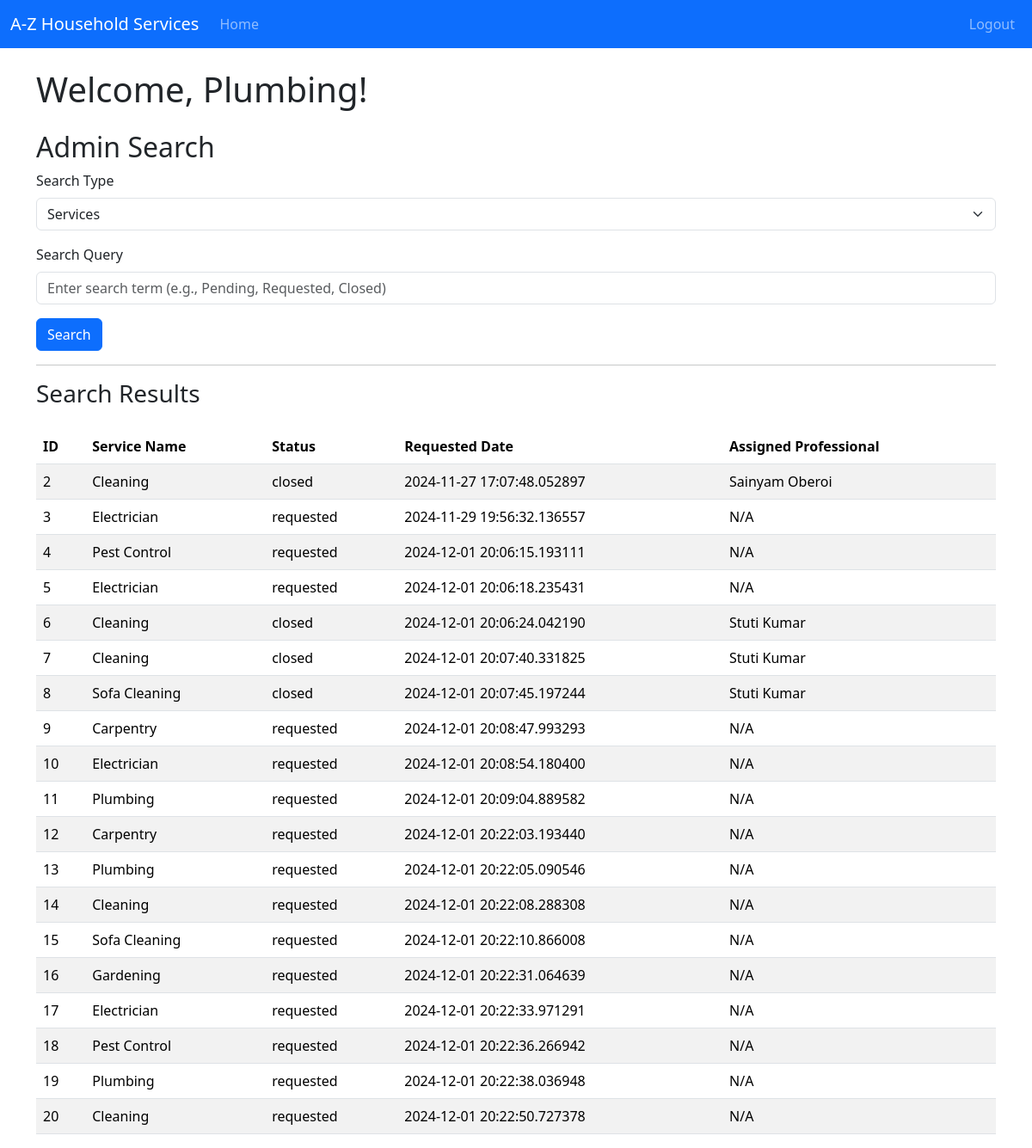
Page /admin/search/Plumbing (signed in) on the committed database.
### backend/models.py (models this page shows)
class Service(db.Model):
    __tablename__ = 'service'
    id = db.Column(db.Integer, primary_key=True)
    name = db.Column(db.String(100), nullable=False)
    price = db.Column(db.Float, nullable=False)
    duration = db.Column(db.Integer, nullable=False)  # in minutes
    description = db.Column(db.Text, nullable=False)
    service_requests = db.relationship('ServiceRequest', cascade="all,delete", backref='service', lazy='dynamic')

class ServiceRequest(db.Model):
    __tablename__ = 'service_requests'
    id = db.Column(db.Integer, primary_key=True)
    user_id = db.Column(db.Integer, db.ForeignKey('user.id'), nullable=False)
    professional_id = db.Column(db.Integer, db.ForeignKey('professional.id'), nullable=True)
    service_id = db.Column(db.Integer, db.ForeignKey('service.id'), nullable=False)
    date_of_request = db.Column(db.DateTime, nullable=False)
    date_of_completion = db.Column(db.DateTime)
    service_status = db.Column(db.String(20), nullable=False)  # 'requested', 'pending' , 'closed',
    rating = db.Column(db.Integer)  # out of 5
    remarks = db.Column(db.Text)

class Professional(db.Model):
    __tablename__ = 'professional'
    id = db.Column(db.Integer, primary_key=True)
    email = db.Column(db.String(120), unique=True, nullable=False)
    password = db.Column(db.String(120), nullable=False)
    role = db.Column(db.Integer, default=2)   #1 for customer, 2 for professional, 3 for admin
    full_name = db.Column(db.String(100), nullable=False)
    service_name = db.Column(db.String(100), nullable=False)
    experience = db.Column(db.Integer, nullable=False)
    uploaded_documents = db.Column(db.String(255))  # Stores file path or URL
    address = db.Column(db.String(255), nullable=False)
    pincode = db.Column(db.Integer, nullable=False)
    status = db.Column(db.String(10), nullable=False, default='pending') # for approval of admin
    service_requests = db.relationship('ServiceRequest',cascade="all,delete", backref='professional', lazy='dynamic') #relationship: professionals can access its service requests

### backend/controllers.py (the view, shortened to what this page needs)
@app.route('/admin/search/<name>', methods=['GET'])
def admin_search(name):
    search_type = request.args.get('search_type', 'services')  # 'services'by default |  these are the search parameters eg: ?search_type=services&query=
    query_term = request.args.get('query', '').strip()  #  empty string by default
    results = []  # Initialising
    if search_type == 'services':
        service_query = ServiceRequest.query.join(Service)   # ServiceRequest inner join with Service
        if query_term.lower() in ['pending', 'requested', 'closed']:  # filter by service status | .lower converts into lowercase
            service_query = service_query.filter(ServiceRequest.service_status.ilike(query_term))   #ilike is case insensitive while like is case sensitive
        elif query_term:  # filter by service name
            service_query = service_query.filter(Service.name.ilike(f'%{query_term}%'))
        results = service_query.all()    #returns all services if no search query is given
    return render_template('admin_search.html', name=name, search_type=search_type, query=query_term, results=results)   #results are passed as parameters

### templates/admin_search.html (shortened to what this page needs)
{% extends "base_dashboard.html" %}
{% block dashboard_content %}
<h1 class="mb-4">Welcome, {{ name }}!</h1>
<h2>Admin Search</h2>
<form action="{{ url_for('admin_search', name=name) }}" method="GET">
    <div class="mb-3">
        <label for="searchType" class="form-label">Search Type</label>
        <select id="searchType" name="search_type" class="form-select">
            <option value="services" {% if search_type == 'services' %}selected{% endif %}>Services</option>
        </select>
    </div>
    <div class="mb-3">
        <label for="searchQuery" class="form-label">Search Query</label>
        <input type="text" class="form-control" id="searchQuery" name="query" placeholder="Enter search term (e.g., Pending, Requested, Closed)" value="{{ query }}">
    </div>
    <button type="submit" class="btn btn-primary">Search</button>
</form>
<hr>
<h3>Search Results</h3>
{% if results %}
    <table class="table table-striped mt-4">
        <thead>
            <tr>
                {% if search_type == 'services' %}
                <th>ID</th>
                <th>Service Name</th>
                <th>Status</th>
                <th>Requested Date</th>
                <th>Assigned Professional</th>
                {% elif search_type == 'customers' %}
                <th>ID</th>
                <th>Full Name</th>
                <th>Email</th>
                <th>Address</th>
                {% elif search_type == 'professionals' %}
                <th>ID</th>
                <th>Name</th>
                <th>Service</th>
                <th>Experience</th>
                {% endif %}
            </tr>
        </thead>
        <tbody>
            {% for result in results %}
            <tr>
                {% if search_type == 'services' %}
                <td>{{ result.id }}</td>
                <td>{{ result.service.name }}</td>
                <td>{{ result.service_status }}</td>
                <td>{{ result.date_of_request }}</td>
                <td>{{ result.professional.full_name if result.professional else 'N/A' }}</td>
                {% elif search_type == 'customers' %}
                <td>{{ result.id }}</td>
                <td>{{ result.full_name }}</td>
                <td>{{ result.email }}</td>
                <td>{{ result.address }}</td>
                {% elif search_type == 'professionals' %}
                <td>{{ result.id }}</td>
                <td>{{ result.full_name }}</td>
                <td>{{ result.service_name }}</td>
                <td>{{ result.experience }}</td>
                {% endif %}
            </tr>
            {% endfor %}
        </tbody>
    </table>
{% else %}
    <p>No results found for the given search criteria.</p>
{% endif %}
{% endblock %}

### rows in the picture
Service: name "Plumbing"
ServiceRequest: id "2", service.name "Cleaning", service_status "closed", date_of_request "2024-11-27 17:07:48.052897", professional "Sainyam Oberoi"
ServiceRequest: id "3", service.name "Electrician", service_status "requested", date_of_request "2024-11-29 19:56:32.136557", professional "N/A"
ServiceRequest: id "4", service.name "Pest Control", service_status "requested", date_of_request "2024-12-01 20:06:15.193111", professional "N/A"
ServiceRequest: id "5", service.name "Electrician", service_status "requested", date_of_request "2024-12-01 20:06:18.235431", professional "N/A"
ServiceRequest: id "6", service.name "Cleaning", service_status "closed", date_of_request "2024-12-01 20:06:24.042190", professional "Stuti Kumar"
ServiceRequest: id "7", service.name "Cleaning", service_status "closed", date_of_request "2024-12-01 20:07:40.331825", professional "Stuti Kumar"
ServiceRequest: id "8", service.name "Sofa Cleaning", service_status "closed", date_of_request "2024-12-01 20:07:45.197244", professional "Stuti Kumar"
ServiceRequest: id "9", service.name "Carpentry", service_status "requested", date_of_request "2024-12-01 20:08:47.993293", professional "N/A"
ServiceRequest: id "10", service.name "Electrician", service_status "requested", date_of_request "2024-12-01 20:08:54.180400", professional "N/A"
ServiceRequest: id "11", service.name "Plumbing", service_status "requested", date_of_request "2024-12-01 20:09:04.889582", professional "N/A"
ServiceRequest: id "12", service.name "Carpentry", service_status "requested", date_of_request "2024-12-01 20:22:03.193440", professional "N/A"
ServiceRequest: id "13", service.name "Plumbing", service_status "requested", date_of_request "2024-12-01 20:22:05.090546", professional "N/A"
ServiceRequest: id "14", service.name "Cleaning", service_status "requested", date_of_request "2024-12-01 20:22:08.288308", professional "N/A"
ServiceRequest: id "15", service.name "Sofa Cleaning", service_status "requested", date_of_request "2024-12-01 20:22:10.866008", professional "N/A"
ServiceRequest: id "16", service.name "Gardening", service_status "requested", date_of_request "2024-12-01 20:22:31.064639", professional "N/A"
ServiceRequest: id "17", service.name "Electrician", service_status "requested", date_of_request "2024-12-01 20:22:33.971291", professional "N/A"
ServiceRequest: id "18", service.name "Pest Control", service_status "requested", date_of_request "2024-12-01 20:22:36.266942", professional "N/A"
ServiceRequest: id "19", service.name "Plumbing", service_status "requested", date_of_request "2024-12-01 20:22:38.036948", professional "N/A"
ServiceRequest: id "20", service.name "Cleaning", service_status "requested", date_of_request "2024-12-01 20:22:50.727378", professional "N/A"
